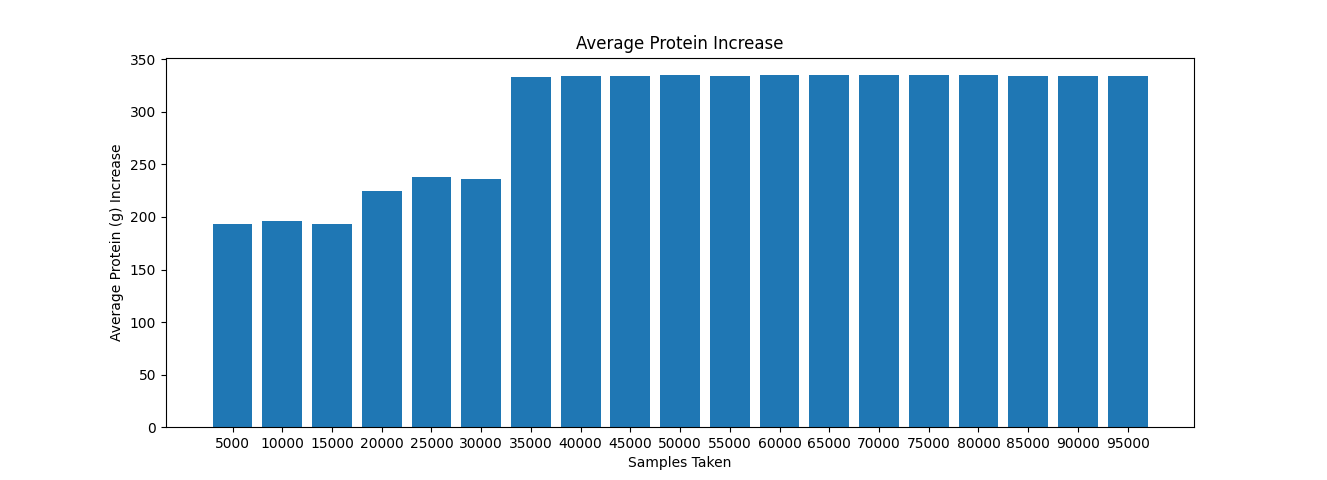

Write Python code to recreate this figure.
import matplotlib.pyplot as plt
import pyodbc
import pandas as pd

cnxn = pyodbc.connect('DRIVER={ODBC Driver 17 for SQL Server};SERVER=(local);DATABASE=FoodRecipesTest;Trusted_Connection=yes;')
cursor = cnxn.cursor()

fig = plt.figure()

keys = []
values = []

for i in range(5000, 100000, 5000):
    query = """
    SET NOCOUNT ON
    DECLARE @temp TABLE (parentID uniqueidentifier, RecipeID uniqueidentifier, ProteinCalculated float)

    INSERT INTO @temp
    SELECT parentID, ingredients.RecipeID, --ingredients.Name, 
        SUM(ProteinCalculated) AS ProteinCalculated
    FROM (
    SELECT TOP """ + str(i) + """ sr.RecipeID AS parentID, r.RecipeID, r.Name,
    --Nutrition Conversions
    i.Quantity *  n.Protein as ProteinCalculated
    FROM Data.Ingredients i
    INNER JOIN Data.Nutrition n ON n.NutritionID = i.NutritionID
    INNER JOIN Data.RecipeSimilarities sr ON sr.SimilarRecipeID = i.RecipeID
        AND sr.UsingSubstitution = 0
    INNER JOIN Data.Recipes r ON r.RecipeID = sr.SimilarRecipeID
    ) as ingredients
    GROUP BY parentID, ingredients.RecipeID, ingredients.Name
    --ORDER BY ProteinCalculated

    SELECT AVG(ProteinDiff)
    FROM (
    SELECT t.parentID, MAX(tt.ProteinCalculated - t.ProteinCalculated) AS ProteinDiff
    FROM @temp t
    INNER JOIN @temp tt ON t.parentID = t.RecipeID
    GROUP BY t.parentID) ttt"""

    cursor.execute(query)

    value = cursor.fetchone()[0]
    values.append(float(value))
    keys.append(str(i))

    print('samples: ' + str(i) + ', avg: ' + str(value))

plt.bar(keys, values)
 
plt.xlabel("Samples Taken")
plt.ylabel("Average Protein (g) Increase")
plt.title("Average Protein Increase")
plt.show()
# plt.savefig('sugar_bar.png')
